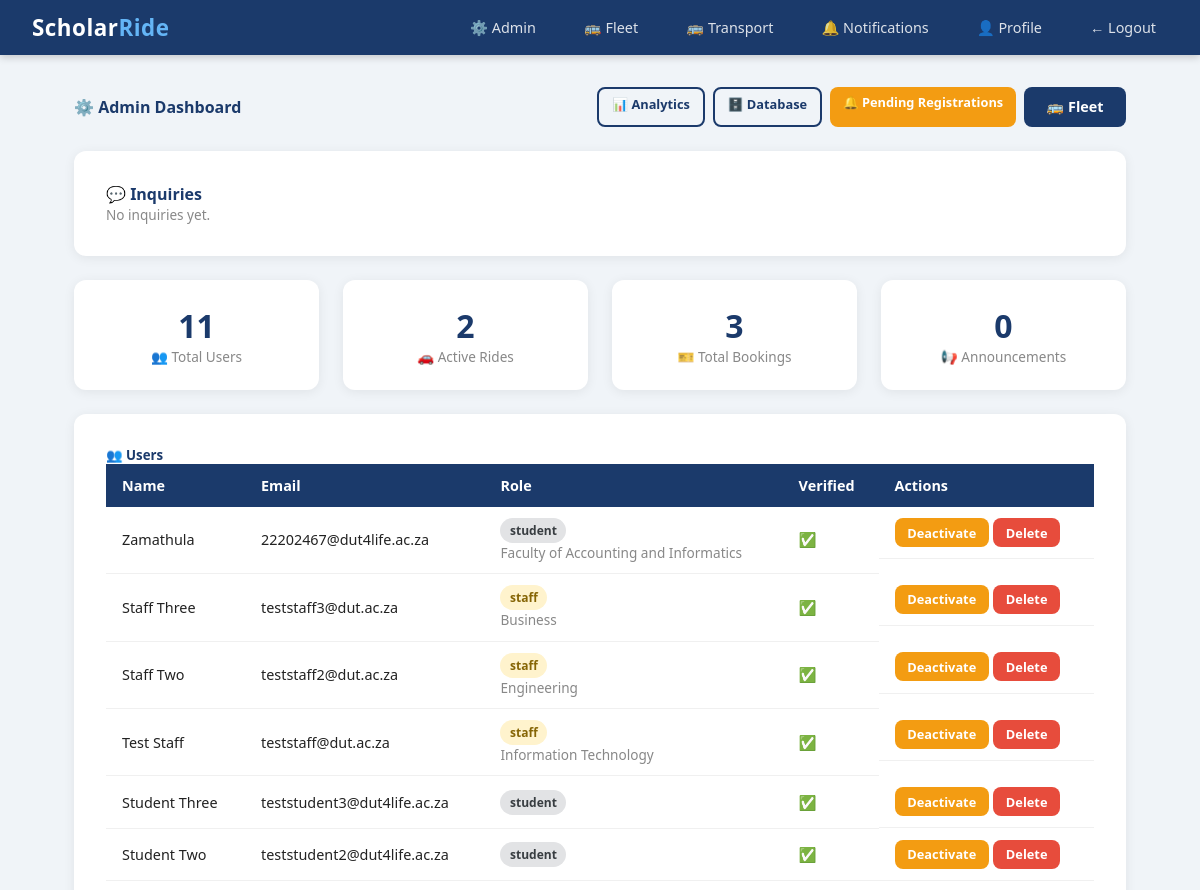
Page /admin (signed in, upper part) on the earlier database version.
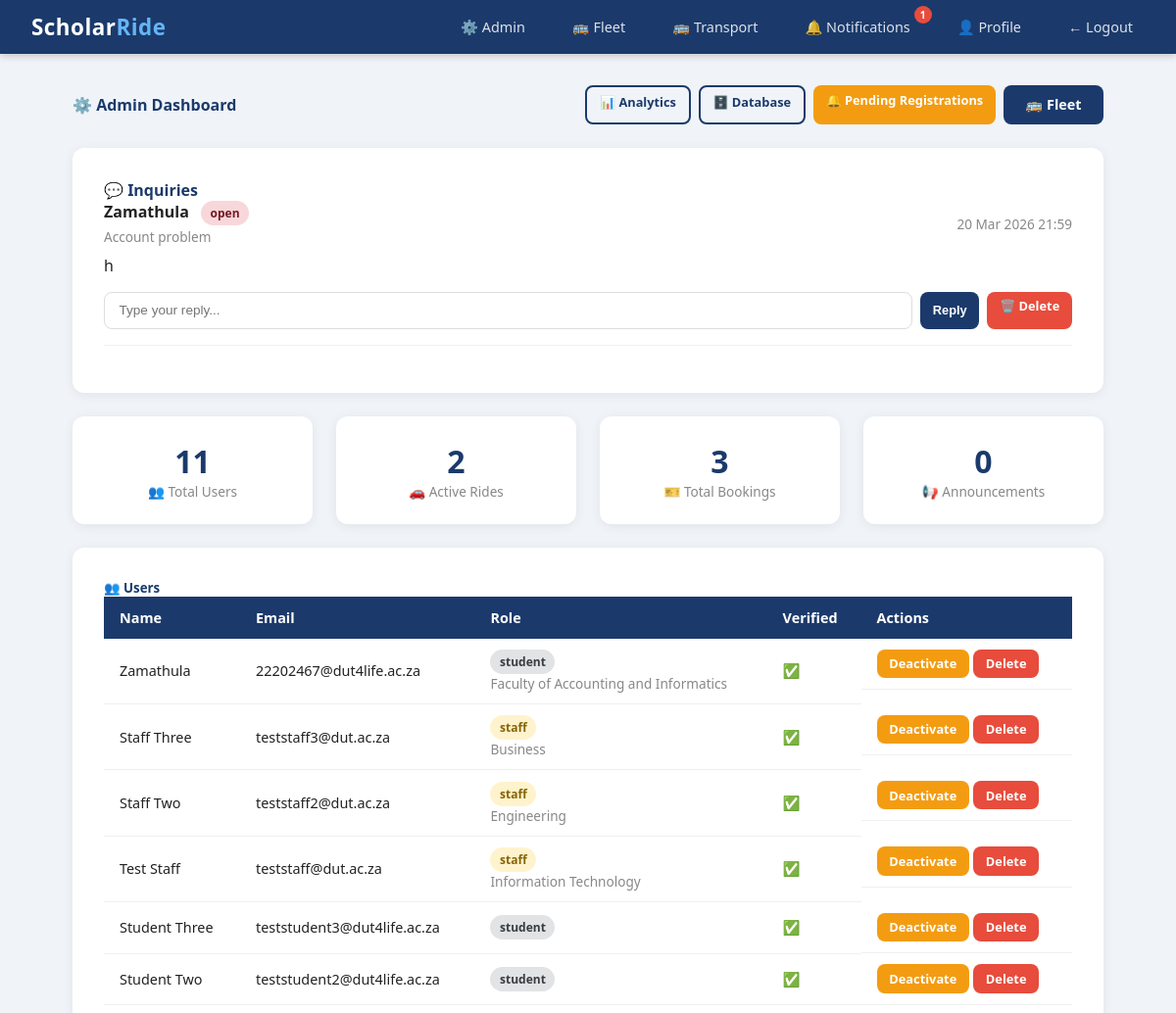
Same page on the later database version.
### scholar_ride/models.py (models this page shows)
class User(db.Model, UserMixin):
    id = db.Column(db.Integer, primary_key=True)
    student_number = db.Column(db.String(20), unique=True, nullable=True)
    staff_number = db.Column(db.String(20), unique=True, nullable=True)
    full_name = db.Column(db.String(100), nullable=False)
    email = db.Column(db.String(120), unique=True, nullable=False)
    phone = db.Column(db.String(20), nullable=False)
    password_hash = db.Column(db.String(128), nullable=False)
    role = db.Column(db.String(20), default='student')
    department = db.Column(db.String(100), nullable=True)
    verified = db.Column(db.Boolean, default=False)
    approval_status = db.Column(db.String(20), default='pending')
    otp = db.Column(db.String(6), nullable=True)
    created_at = db.Column(db.DateTime, default=datetime.utcnow)
    driver_code = db.Column(db.String(20), nullable=True)
    rides = db.relationship('Ride', backref='driver', lazy=True)
    bookings = db.relationship('Booking', backref='student', lazy=True)

class Inquiry(db.Model):
    id = db.Column(db.Integer, primary_key=True)
    user_id = db.Column(db.Integer, db.ForeignKey('user.id'), nullable=False)
    subject = db.Column(db.String(100), nullable=False)
    message = db.Column(db.Text, nullable=False)
    reply = db.Column(db.Text, nullable=True)
    status = db.Column(db.String(20), default='open')
    created_at = db.Column(db.DateTime, default=sast_now)
    user = db.relationship('User', foreign_keys=[user_id])

### scholar_ride/routes/admin.py (the view)
@admin.route('/admin')
@login_required
@admin_required
def dashboard():
    users = User.query.order_by(User.created_at.desc()).all()
    announcements = Announcement.query.order_by(Announcement.created_at.desc()).all()
    all_rides = Ride.query.order_by(Ride.created_at.desc()).all()
    disputes = Dispute.query.order_by(Dispute.created_at.desc()).all()
    total_users = User.query.count()
    active_rides = Ride.query.filter_by(status='active').count()
    total_bookings = Booking.query.count()
    total_announcements = Announcement.query.count()
    pending_count = User.query.filter_by(approval_status='pending').count()
    inquiries =Inquiry.query.order_by(Inquiry.created_at.desc()).all()
    return render_template('admin/dashboard.html',
                           users=users,
                           announcements=announcements,
                           all_rides=all_rides,
                           disputes=disputes,
                           total_users=total_users,
                           active_rides=active_rides,
                           total_bookings=total_bookings,
                           total_announcements=total_announcements,
                           pending_count=pending_count,
                           inquiries=inquiries
                           )

### scholar_ride/models.py (called while the page is built)
@login_manager.user_loader
def load_user(user_id):
    return User.query.get(int(user_id))

### scholar_ride/routes/admin.py (called while the page is built)
def admin_required(f):
    from functools import wraps
    @wraps(f)
    def decorated(*args, **kwargs):
        if not current_user.is_authenticated or current_user.role != 'admin':
            flash('Admin access required.', 'danger')
            return redirect('/rides')
        return f(*args, **kwargs)
    return decorated

### scholar_ride/templates/admin/dashboard.html (shortened to what the changed rows need)
{% extends "base.html" %}
{% block content %}
<div class="card p-3 mt-3 mb-4">
    <h4 style="color:#1B3A6B;" class="mb-3">💬 Inquiries</h4>
    {% if inquiries %}
        {% for inquiry in inquiries %}
        <div style="border-bottom:1px solid #f0f0f0; padding-bottom:1rem; margin-bottom:1rem;">
            <div class="d-flex justify-between align-center">
                <div>
                    <strong>{{ inquiry.user.full_name }}</strong>
                    <span class="badge {% if inquiry.status == 'open' %}badge-danger{% else %}badge-success{% endif %}" style="margin-left:0.5rem;">
                        {{ inquiry.status }}
                    </span>
                    <br>
                    <small class="text-muted">{{ inquiry.subject }}</small>
                </div>
                <small class="text-muted">{{ inquiry.created_at.strftime('%d %b %Y %H:%M') }}</small>
            </div>
            <p class="mt-1 mb-2">{{ inquiry.message }}</p>
            <div style="display:flex; gap:0.5rem; flex-wrap:wrap;">
                {% if inquiry.status == 'open' %}
                <form method="POST" action="/inquiries/{{ inquiry.id }}/reply" style="display:flex; gap:0.5rem; flex:1;">
                    <input type="text" name="reply" class="form-control"
                           placeholder="Type your reply..." required style="font-size:0.85rem;">
                    <button type="submit" class="btn btn-sm btn-primary">Reply</button>
                </form>
                {% endif %}
                <a href="/inquiries/{{ inquiry.id }}/delete"
                   class="btn btn-sm btn-danger"
                   onclick="return confirm('Delete this inquiry?')">
                    🗑️ Delete
                </a>
            </div>
        </div>
        {% endfor %}
    {% else %}
        <p class="text-muted">No inquiries yet.</p>
    {% endif %}
</div>
<div class="card p-3 mb-4" style="margin-top: 1.5rem;">
    <div style="overflow-x:auto;">
        <table>
            <thead>
                <tr>
                    <th>Name</th>
                    <th>Email</th>
                    <th>Role</th>
                    <th>Verified</th>
                    <th>Actions</th>
                </tr>
            </thead>
            <tbody>
                {% for user in users %}
                <tr>
                    <td>{{ user.full_name }}</td>
                    <td>{{ user.email }}</td>
                    <td>
                        <span class="badge
                            {% if user.role == 'admin' %}badge-danger
                            {% elif user.role == 'driver' %}badge-primary
                            {% elif user.role == 'staff' %}badge-warning
                            {% else %}badge-secondary{% endif %}">
                            {{ user.role }}
                        </span>
                        {% if user.department %}
                        <br><small class="text-muted">{{ user.department }}</small>
                        {% endif %}
                    </td>
                    <td>{% if user.verified %}✅{% else %}❌{% endif %}</td>
                    <td style="display:flex; gap:4px;">
                        <a href="/admin/users/{{ user.id }}/toggle"
                           class="btn btn-sm btn-warning">
                            {% if user.verified %}Deactivate{% else %}Activate{% endif %}
                        </a>
                        {% if user.id != current_user.id %}
                        <a href="/admin/users/{{ user.id }}/delete"
                           class="btn btn-sm btn-danger"
                           onclick="return confirm('Delete {{ user.full_name }}?')">
                            Delete
                        </a>
                        {% endif %}
                    </td>
                </tr>
                {% endfor %}
            </tbody>
        </table>
    </div>
</div>
{% endblock %}

Differences in the rows shown:
added Inquiry: user.full_name "Zamathula", status "open", subject "Account problem", created_at "20 Mar 2026 21:59", message "h"
Other differences:
{{ unread_count }}: (not shown) → "1"
text no longer shown: "No inquiries yet."
